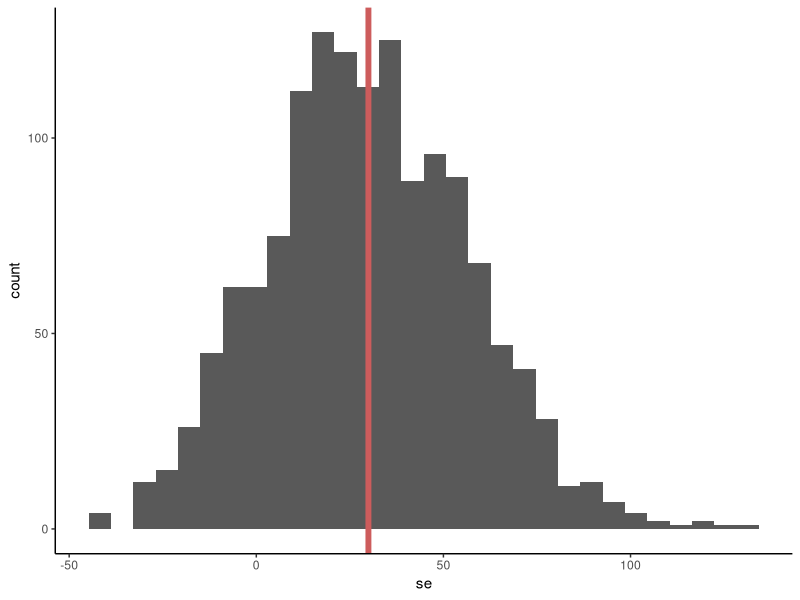
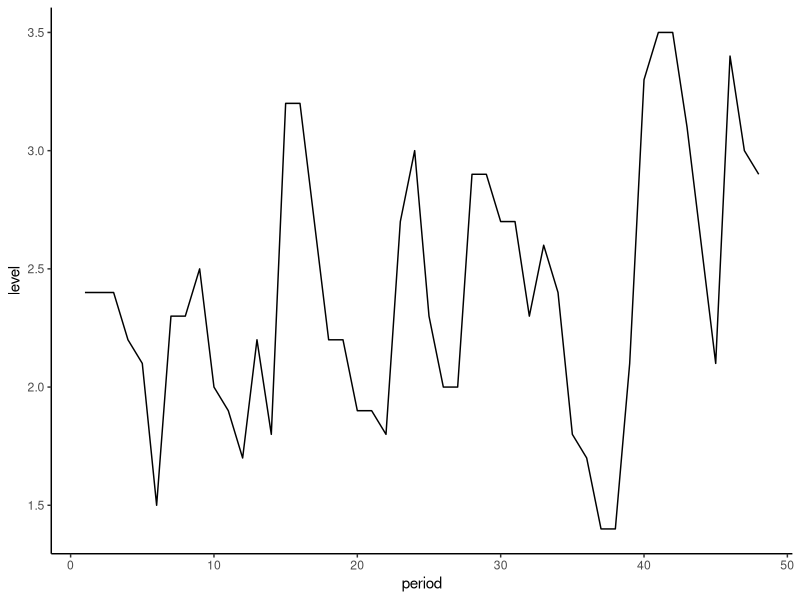
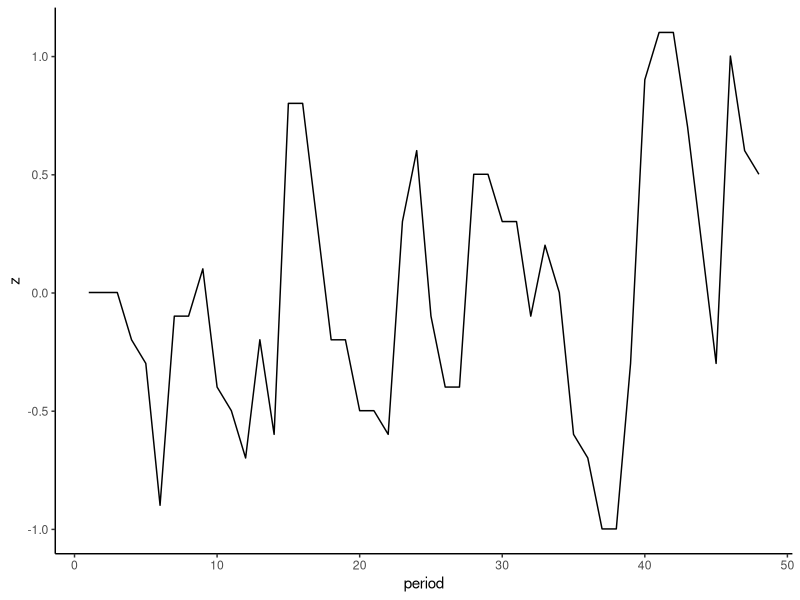

Reproduce these figures in R, in order. (Note: this script raises an error after producing the figures.)
## ---- chunk 1
library(ggplot2)

se <- function(x) sqrt(var(x)/length(x))
## ---- chunk 2
trmt = c(94, 197, 16, 38, 99, 141, 23)
control = c(52, 104, 146, 10, 51, 30, 40, 27, 46)
## ---- chunk 3
theta = mean(trmt) - mean(control)
print(paste("from the data, theta =", round(theta,2), "indicating that the treatment works"))
## ---- chunk 4
meanA=NULL
meanB=NULL
medianA=NULL
medianB=NULL
for (i in 1:1400){
  bootA = sample(trmt, 7, replace=TRUE)
  bootB = sample(control, 9, replace=TRUE)
  meanA = append(meanA, mean(bootA))
  meanB = append(meanB, mean(bootB))
  medianA = append(medianA, median(bootA))
  medianB = append(medianB, median(bootB))
}

theta2 = mean(meanA) - mean(meanB)
se1400 = theta/theta2
print(paste("Bootstrapping shows the mean is ", round(theta2,2), "thus the value is only", round(se1400, 2), "standard errors from zero, and thus NOT strong evidence that the treatment works."))
## ---- chunk 5
se = data.frame(meanA-meanB)
  names(se) = "se"
mn = mean(se$se)
ggplot(se, aes(se)) + geom_histogram() + theme_classic() + geom_vline(xintercept=mn, col="indianred", size=2)
## ---- chunk 6
period = c(1:48)
level = c(2.4, 2.4, 2.4, 2.2, 2.1, 1.5, 2.3, 2.3, 2.5, 2.0, 1.9, 1.7, 2.2, 1.8, 3.2, 3.2, 2.7, 2.2, 2.2, 1.9, 1.9, 1.8, 2.7, 3.0, 2.3, 2.0, 2.0, 2.9, 2.9, 2.7, 2.7, 2.3, 2.6, 2.4, 1.8, 1.7, 1.4, 1.4, 2.1, 3.3, 3.5, 3.5, 3.1, 2.6, 2.1, 3.4, 3.0, 2.9)
lut = data.frame(period, level)

ggplot(lut, aes(period, level)) + geom_line() + theme_classic()
## ---- chunk 7
z = level-mean(level)
lut$z = z
ggplot(lut, aes(period, z)) + geom_line() + theme_classic()
## ---- chunk 8
mu = mean(level)
beta = 0.586

zu_est = NULL
for (p in 2:length(period)){
  zu = beta * z[p-1] + err[p]
  zu_est = append(zu_est, zu)
}






